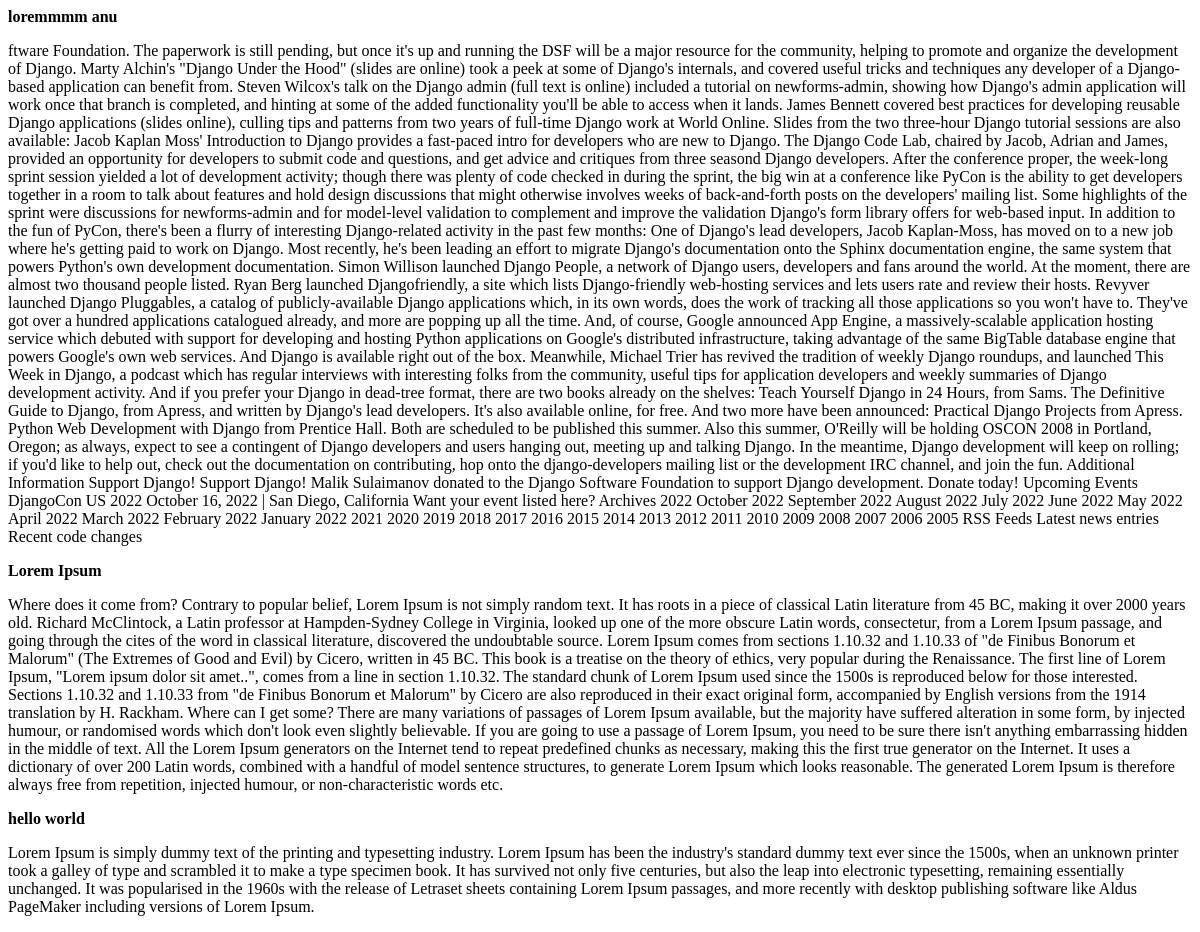
The app's page /blog/author/runydek/, older data.
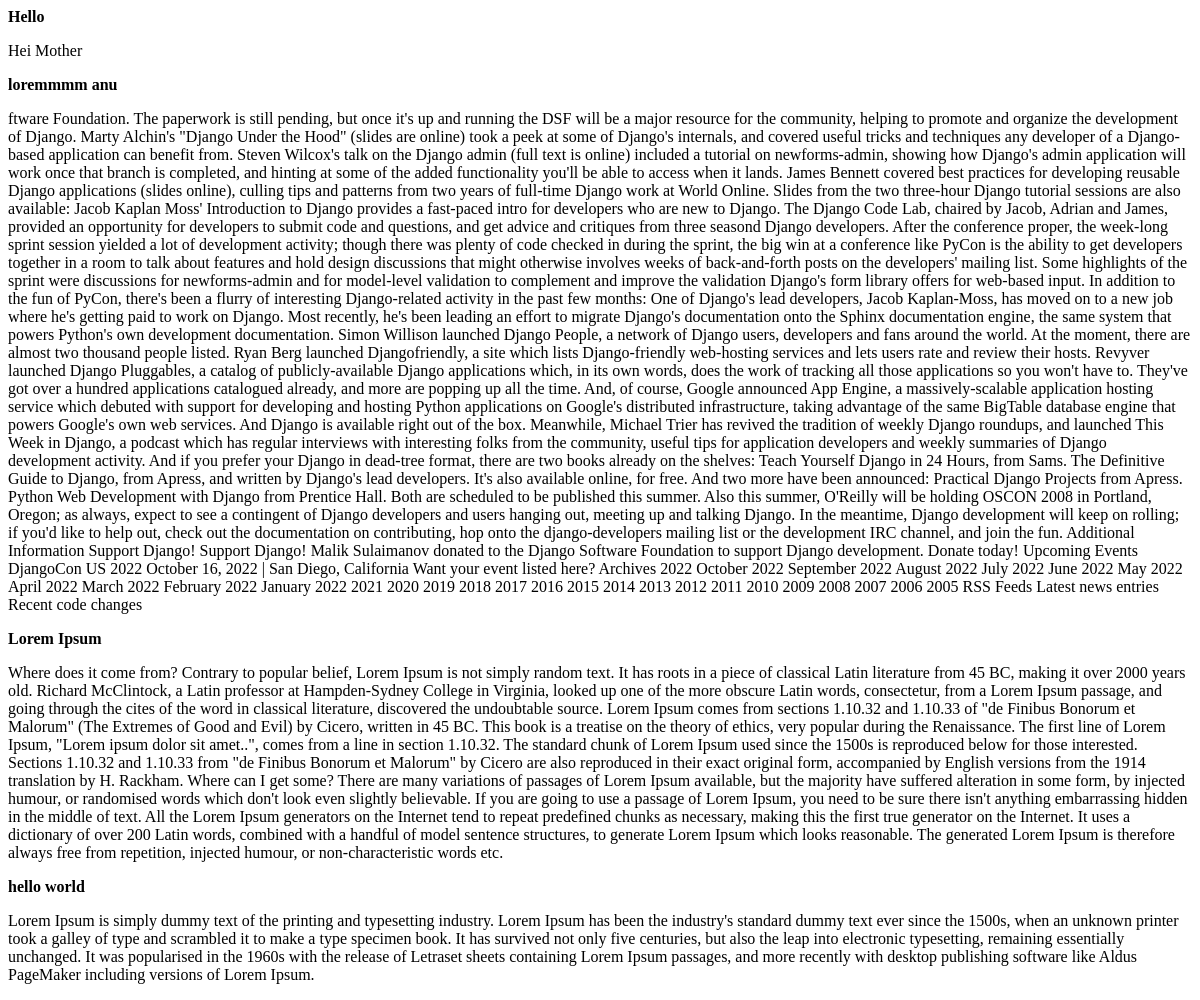
The same page, newer data.
### blog/models.py (models this page shows, shortened)
class Blog(models.Model):
    title = models.CharField(max_length=255)
    slug = models.SlugField(max_length=200, unique=True, null=True, blank=True)
    tags = models.ManyToManyField(Tag, related_name='blogs')
    author = models.ForeignKey(User, on_delete=models.CASCADE)
    content = models.TextField()
    created_on = models.DateTimeField(auto_now_add=True)
    class Meta:
        ordering = ['-created_on']

### blog/views.py (the view)
# urls.py: path('blog/author/<slug:author>/', user_blog, name='user_blog'),
def user_blog(request, author):
    blog = Blog.objects.filter(author__username=author)
    context = {
        'blog': blog,
    }
    return render(request, 'blog_user.html', context)

### templates/blog_user.html
{% extends 'base.html' %}
{% block content %}
    {% for object in blog %}
        <b>{{ object.title }}</b>
        <p>{{ object.content }}</p>
    {% endfor %}
{% endblock %}

Row changes from the older to the newer data that the page shows:
added Blog: title "Hello", content "Hei Mother"
